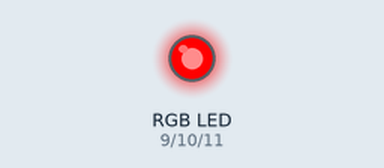
The sketch below on a simulated Arduino Uno, built with avr-gcc and run on an emulated ATmega328P. Parts: an RGB LED mixed from three pins (HIGH = lit).

Above: at 0.2 s.
At 0.7 s:
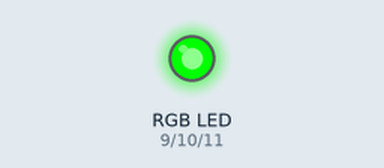
At 2.7 s:
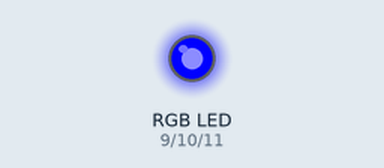
Timing chart, 0 to 3.5 s (numbered marks = the images above):
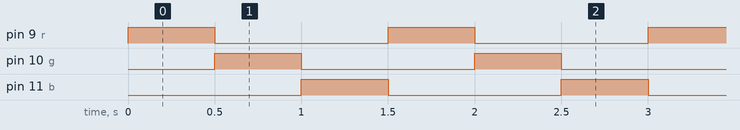

The sketch:

rgb_ortak_katot.ino
```cpp
#define r 9
#define g 10
#define b 11

void setup() {
  pinMode(r,OUTPUT);
  pinMode(g,OUTPUT);
  pinMode(b,OUTPUT);
}
void loop() {
  //ortak anot için 255'leri 0, 0'ları 255 yapın
  analogWrite(r,255);
  analogWrite(g,0);
  analogWrite(b,0);
  delay(500);
  analogWrite(r,0);
  analogWrite(g,255);
  analogWrite(b,0);
  delay(500);
  analogWrite(r,0);
  analogWrite(g,0);
  analogWrite(b,255);
  delay(500);
}
```

Measured:
- by itself, pin 9 (r), pin 10 (g), pin 11 (b): alternates HIGH for 0.50 s and LOW for 1.0 s
- by itself, everything shown: repeats every 1.5 s, in 3 steps
